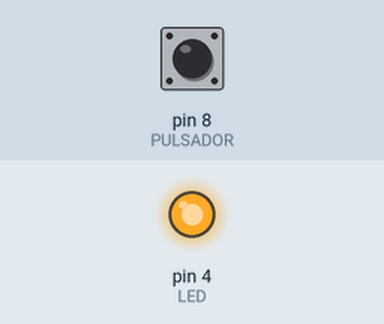
A sketch run on a simulated Arduino Uno, built with avr-gcc and run on an emulated ATmega328P. Parts: output pins drawn as LEDs (lit = HIGH). The test bench sets the inputs (shaded band); at power-on: pin 8 (PULSADOR) HIGH.

Above: at 1.2 s.
1.3 s: pin 8 (PULSADOR) pulled LOW for 0.15 s
At 1.9 s:
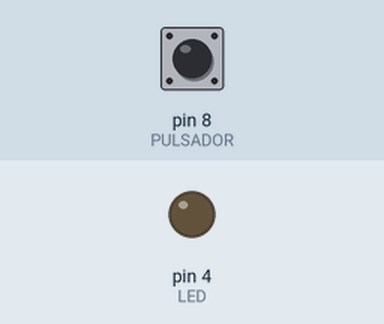
2.9 s: pin 8 (PULSADOR) pulled LOW for 1 s
At 4.4 s:
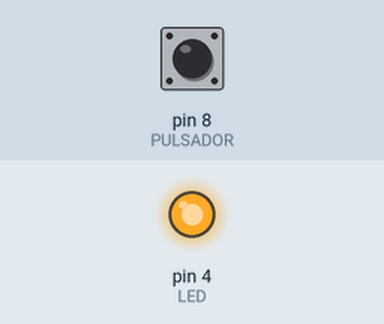
5.4 s: pin 8 (PULSADOR) pulled LOW for 3.2 s
At 9.1 s:
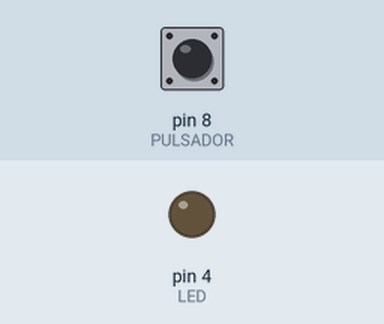
Timing chart, 0 to 10.6 s (numbered marks = the images above; inputs shaded):
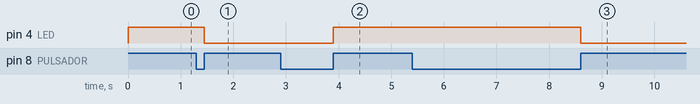

Measured:
- after the input at 1.3 s, pin 4 (LED): HIGH → LOW after 0.15 s
- after the input at 2.9 s, pin 4 (LED): LOW → HIGH after 1.0 s
- after the input at 5.4 s, pin 4 (LED): HIGH → LOW after 3.2 s

The sketch:

led.ino
```cpp
int PULSADOR = 8;
int LED = 4;
int estado = LOW;
void setup() {
	pinMode(PULSADOR, INPUT); // El pulsador va a ser entrada
  	pinMode(LED, OUTPUT);     // El led va a ser salida
  	digitalWrite(LED,LOW);    //Apagar el led (por si acaso)

}


void loop() {
	while(digitalRead(PULSADOR)==LOW); //Mientras el pulsador no tenganvoltaje (no se oprima)
  	//NO HAGA NADA, ES DECIR ESPERAR QUE SE OPRIMA
  	estado = digitalRead(LED);  //SI SE OPRIME, Leer el estado del led
  	digitalWrite(LED,!estado);  // Cambiar el estado del led con respecto al que tenia
  	while(digitalRead(PULSADOR)==HIGH); // Sistema antirebote
}
```
